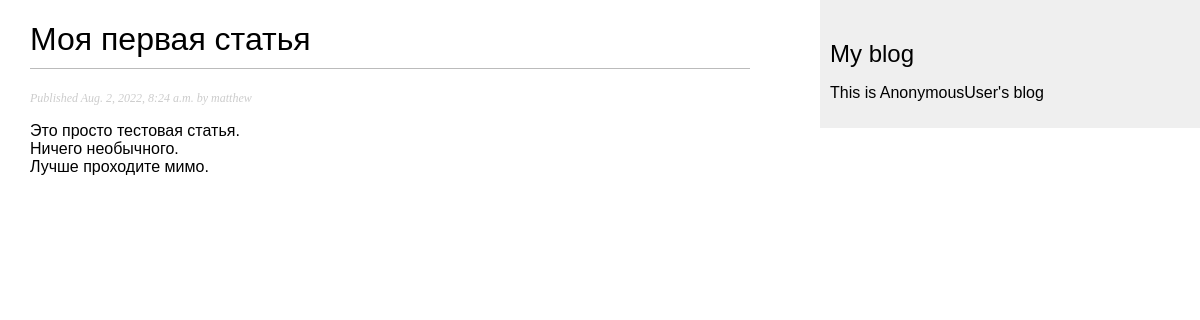
Page /blog/2022/8/2/my_first_article/ on the committed database.
### blog/models.py (models this page shows, shortened)
class Post(models.Model):
    STATUS_CHOICES = (
        ('d', 'Draft'),
        ('p', 'Published'),
    )
    title = models.CharField(max_length=256)
    slug = models.SlugField(max_length=256, unique_for_date='publish')  # unique_for_date - добавить дату из поля к адресу
    author = models.ForeignKey(User, on_delete=models.CASCADE, related_name='blog_posts')  # TODO:посмотреть related_name
    body = models.TextField()
    publish = models.DateTimeField(default=timezone.now)  # timezone - утилита Django
    created = models.DateTimeField(auto_now_add=True)  # дата автоматически сохраняется при создании объекта
    updated = models.DateTimeField(auto_now=True)  # дата автоматически сохраняется при сохранении объекта
    status = models.CharField(max_length=1, choices=STATUS_CHOICES, default='d')
    objects = models.Manager()  # менеджер по умолчанию
    published = PublishedManager()  # наш менеджер
    class Meta:
        ordering = ('-publish', )  # инвертированная сортировка по полю publish

### blog/views.py (the view)
def post_detail(request, year, month, day, post):
    post = get_object_or_404(Post, slug=post, status='p',
                             publish__year=year, publish__month=month, publish__day=day)
    return render(request, template_name='blog/post/detail.html', context={'post': post})

### blog/templates/blog/post/detail.html (shortened to what this page needs)
{% extends 'blog/base.html' %}
{% block content %}
    <h1>{{ post.title }}</h1>
    <p class="date">Published {{ post.publish }} by {{ post.author }}</p>
    {{ post.body|linebreaks }}
{% endblock %}

### blog/static/css/blog.css (style rules this page uses)
body { margin:0; padding:0; font-family:helvetica, sans-serif; }
h1 { font-weight:normal; border-bottom:1px solid #bbb; padding:0 0 10px 0; }
p.date { color:#ccc; font-family: georgia, serif; font-size: 12px; font-style: italic; }

### rows in the picture
Post: title "Моя первая статья", publish "Aug. 2, 2022, 8:24 a.m.", author "matthew", body "Это просто тестовая статья. Ничего необычного. Лучше проходите мимо."

### other values in the picture
{{ user|capfirst }} "AnonymousUser"
